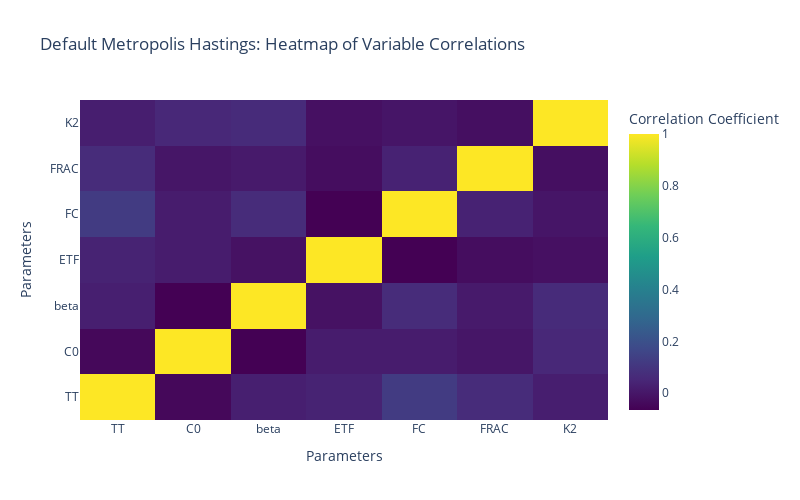

The cell this chart's notebook holds for it:
### Code cell
corr_matrix = samples.corr()

# Create the heatmap
fig = go.Figure(
    data=go.Heatmap(
        z=corr_matrix,
        x=corr_matrix.columns,
        y=corr_matrix.columns,
        colorscale="Viridis",
        colorbar=dict(title="Correlation Coefficient"),
    )
)

# Update layout
fig.update_layout(
    title="Default Metropolis Hastings: Heatmap of Variable Correlations",
    xaxis_title="Parameters",
    yaxis_title="Parameters",
    height=500,
    width=800,
)

fig.show()

### Figure 1 — Plotly figure (JSON) as saved in the notebook; plotly's stock layout.template omitted (floating-point values rounded to 4 significant figures)
{"data": [{"colorbar": {"title": {"text": "Correlation Coefficient"}}, "colorscale": [[0, "#440154"], [0.1111, "#482878"], [0.2222, "#3e4989"], [0.3333, "#31688e"], [0.4444, "#26828e"], [0.5556, "#1f9e89"], [0.6667, "#35b779"], [0.7778, "#6ece58"], [0.8889, "#b5de2b"], [1, "#fde725"]], "type": "heatmap", "x": ["TT", "C0", "beta", "ETF", "FC", "FRAC", "K2"], "y": ["TT", "C0", "beta", "ETF", "FC", "FRAC", "K2"], "z": [[1, -0.04501, 0.02721, 0.03813, 0.1199, 0.06659, 0.02439], [-0.04501, 1, -0.06479, 0.01661, 0.01779, -0.001021, 0.0528], [0.02721, -0.06479, 1, -0.01444, 0.06874, 0.01101, 0.06514], [0.03813, 0.01661, -0.01444, 1, -0.06454, -0.02836, -0.01779], [0.1199, 0.01779, 0.06874, -0.06454, 1, 0.03618, -0.002729], [0.06659, -0.001021, 0.01101, -0.02836, 0.03618, 1, -0.0223], [0.02439, 0.0528, 0.06514, -0.01779, -0.002729, -0.0223, 1]]}], "layout": {"height": 500, "title": {"text": "Default Metropolis Hastings: Heatmap of Variable Correlations"}, "width": 800, "xaxis": {"title": {"text": "Parameters"}}, "yaxis": {"title": {"text": "Parameters"}}}}
